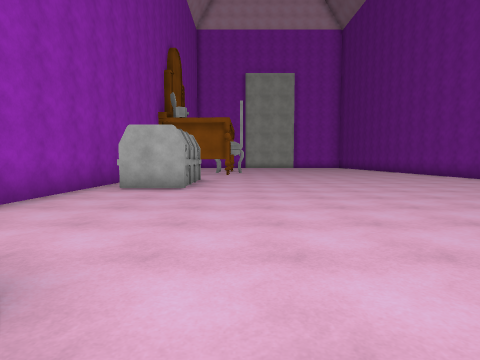
[1] (above)

17 first-person views from a walk through a 3-D level made in the Unity game engine. The camera is 1.3 m above the floor, tilts 4° down and sees 80° across. The floor is counted in squares, 2 m on a side. Each view is taken from the middle of a square. On the plan, view 1 faces up. The plan holds only what a view shows up to about 9 squares ahead; the rest is blank. Surface patterns are stand-ins for the level's own textures.

[2]
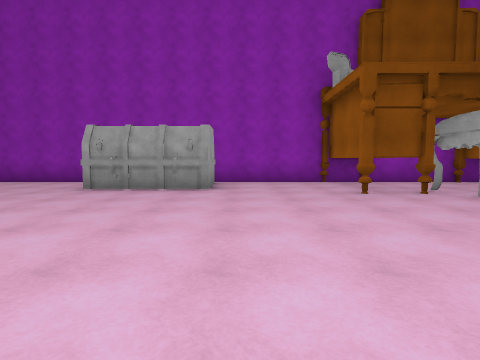

[3]
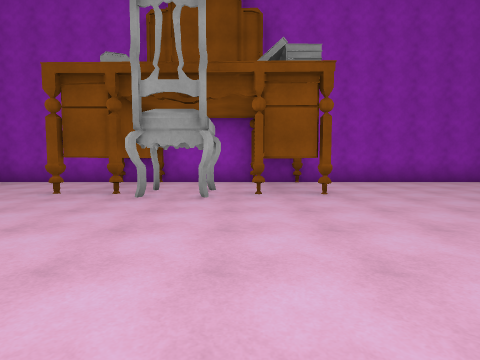

[4]
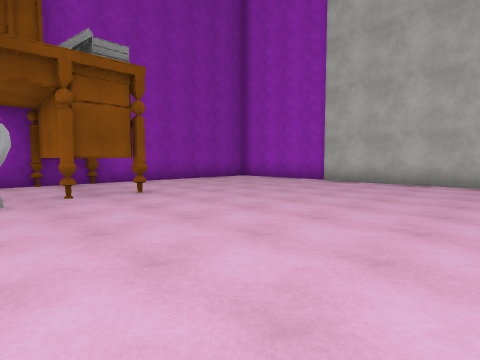

[5]
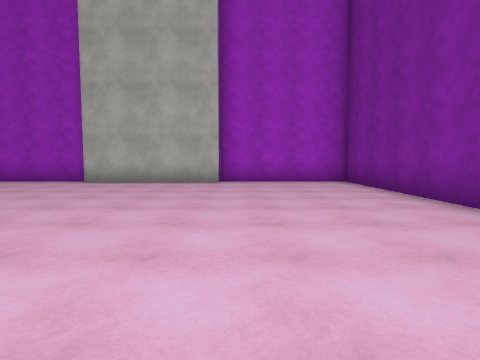

[6]
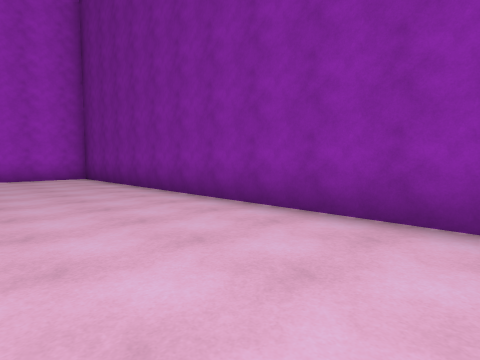

[7]
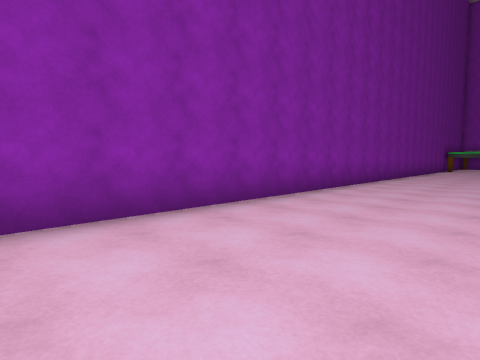

[8]
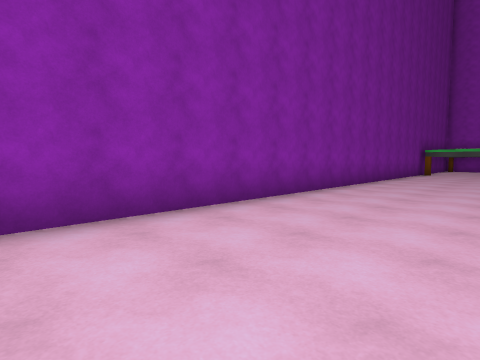

[9]
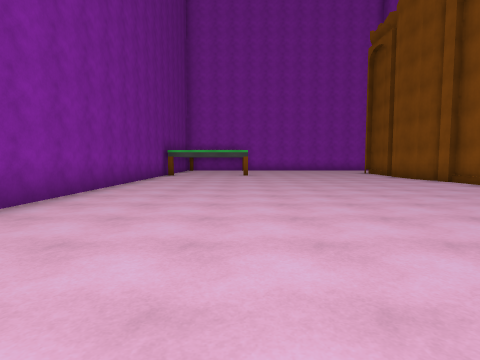

[10]
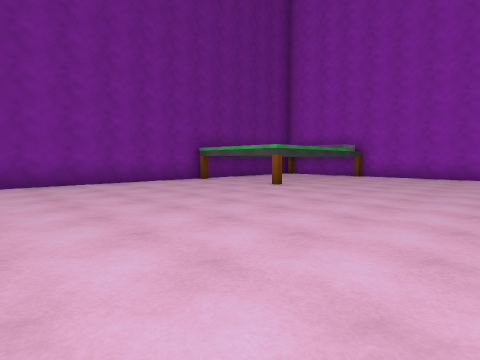

[11]
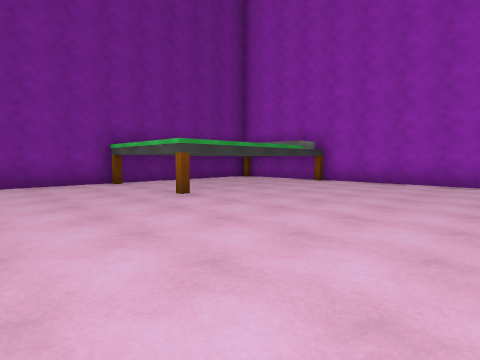

[12]
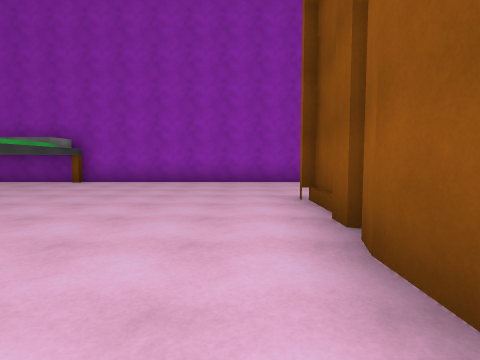

[13]
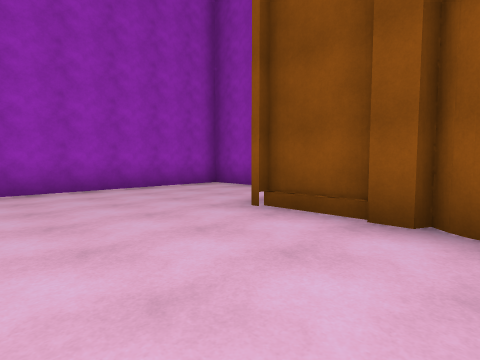

[14]
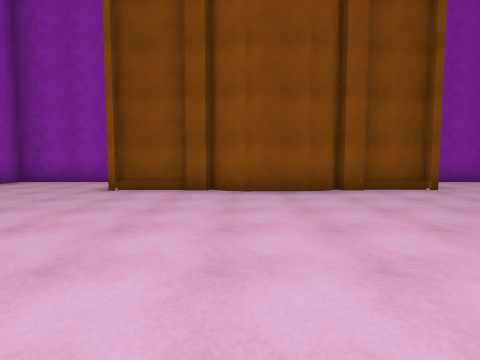

[15]
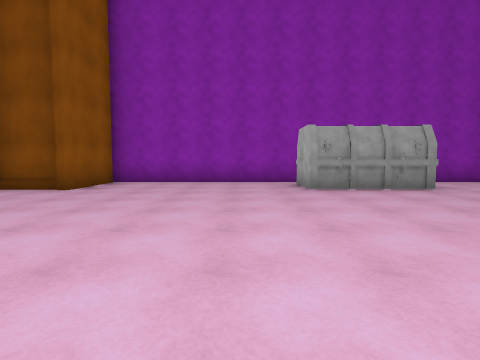

[16]
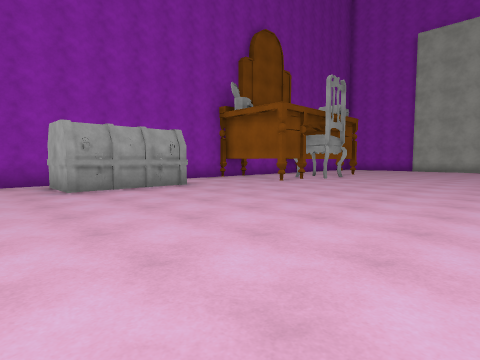

[17]
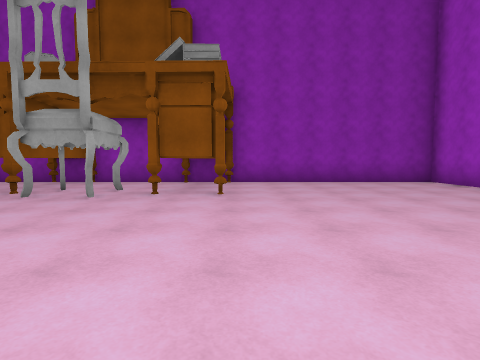

### Floor plan
Points are (right, up) in squares from view 1. A wall is a line through its corners. A room is listed if a view was taken in it or the views show most of it. See-through windows are left out.
Room 1 (views 1, 2, 3, 4, 5, 6, 7, 8, 9, 10, 11, 12, 13, 14, 15, 16, 17)
walls: (-1.2, 12.6) (-3.5, 12.6); (-0.5, 13.8) (-0.6, 12.3); (-3.5, 13.6) (-0.5, 13.5); (-0.3, 16.4) (-3.5, 16.5); (-0.9, -0.3) (-0.9, -0.8); (-1, -1.1) (-0.9, -1.6); (-0.9, -1.5) (-0.9, -3); (-0.5, 17.8) (-0.5, 16.2); (-0.9, -2.8) (-1, -3.4); (-0.9, -3.7) (-0.9, -4.2); (-1.2, -4.1) (-1.2, -5.7); (4.5, 23.3) (0.4, 23.3); (0.4, 23.7) (-3.5, 23.7) (-3.5, 1.3) (-1.3, 1.3) (-1.3, -0.5); (-3.5, -6.9) (-3.5, -9.5) (7, -9.5); (4.7, -9.5) (4.7, -4.1) (8.2, -4.1) (8.2, 23.7) (4.4, 23.7)
objects: other object (-3, 7); chair (-1, 14) to (0, 15)

Positions as (right, up) in squares from view 1, and headings:
1: (0, 0), facing up
2: (5, 10), facing left
3: (5, 16), facing left
4: (5, 15), facing up-left
5: (5, 15), facing up
6: (5, 13), facing up-right
7: (5, 15), facing down-right
8: (5, 10), facing down-right
9: (5, 8), facing down
10: (0, 2), facing down-right
11: (0, -1), facing down-right
12: (0, -1), facing down
13: (2, -3), facing down-left
14: (5, -3), facing left
15: (5, 5), facing left
16: (5, 5), facing up-left
17: (5, 18), facing left
